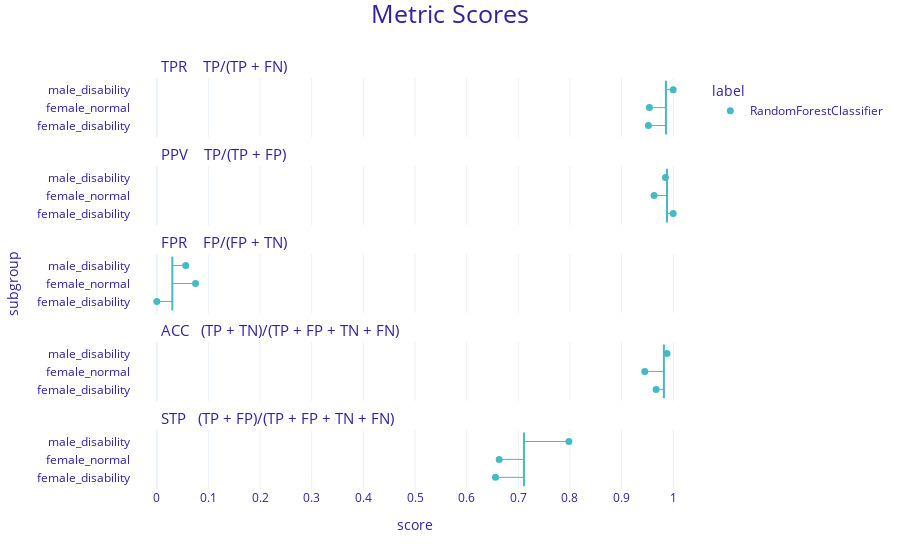

Notebook code cell kept with this figure:
### Markdown cell above
**Metric Scores plot**

### Code cell
fobject2.plot(type = 'metric_scores')

### Figure 1 — Plotly figure (JSON) as saved in the notebook; plotly's stock layout.template omitted (floating-point values rounded to 4 significant figures)
{"data": [{"customdata": [["female_disability", "RandomForestClassifier"], ["female_normal", "RandomForestClassifier"], ["male_disability", "RandomForestClassifier"]], "hovertemplate": "<b>%{customdata[1]}</b><br>Subgroup: %{customdata[0]}<br>Score: %{x}<extra></extra>", "legendgroup": "RandomForestClassifier", "marker": {"color": "#46bac2", "size": 7, "symbol": "circle"}, "mode": "markers", "name": "RandomForestClassifier", "orientation": "v", "showlegend": true, "type": "scatter", "x": [0.952, 0.954, 1], "xaxis": "x5", "y": [0.5, 1.5, 2.5], "yaxis": "y5"}, {"customdata": [["female_disability", "RandomForestClassifier"], ["female_normal", "RandomForestClassifier"], ["male_disability", "RandomForestClassifier"]], "hovertemplate": "<b>%{customdata[1]}</b><br>Subgroup: %{customdata[0]}<br>Score: %{x}<extra></extra>", "legendgroup": "RandomForestClassifier", "marker": {"color": "#46bac2", "size": 7, "symbol": "circle"}, "mode": "markers", "name": "RandomForestClassifier", "orientation": "v", "showlegend": false, "type": "scatter", "x": [1, 0.963, 0.985], "xaxis": "x4", "y": [0.5, 1.5, 2.5], "yaxis": "y4"}, {"customdata": [["female_disability", "RandomForestClassifier"], ["female_normal", "RandomForestClassifier"], ["male_disability", "RandomForestClassifier"]], "hovertemplate": "<b>%{customdata[1]}</b><br>Subgroup: %{customdata[0]}<br>Score: %{x}<extra></extra>", "legendgroup": "RandomForestClassifier", "marker": {"color": "#46bac2", "size": 7, "symbol": "circle"}, "mode": "markers", "name": "RandomForestClassifier", "orientation": "v", "showlegend": false, "type": "scatter", "x": [0, 0.075, 0.056], "xaxis": "x3", "y": [0.5, 1.5, 2.5], "yaxis": "y3"}, {"customdata": [["female_disability", "RandomForestClassifier"], ["female_normal", "RandomForestClassifier"], ["male_disability", "RandomForestClassifier"]], "hovertemplate": "<b>%{customdata[1]}</b><br>Subgroup: %{customdata[0]}<br>Score: %{x}<extra></extra>", "legendgroup": "RandomForestClassifier", "marker": {"color": "#46bac2", "size": 7, "symbol": "circle"}, "mode": "markers", "name": "RandomForestClassifier", "orientation": "v", "showlegend": false, "type": "scatter", "x": [0.967, 0.945, 0.988], "xaxis": "x2", "y": [0.5, 1.5, 2.5], "yaxis": "y2"}, {"customdata": [["female_disability", "RandomForestClassifier"], ["female_normal", "RandomForestClassifier"], ["male_disability", "RandomForestClassifier"]], "hovertemplate": "<b>%{customdata[1]}</b><br>Subgroup: %{customdata[0]}<br>Score: %{x}<extra></extra>", "legendgroup": "RandomForestClassifier", "marker": {"color": "#46bac2", "size": 7, "symbol": "circle"}, "mode": "markers", "name": "RandomForestClassifier", "orientation": "v", "showlegend": false, "type": "scatter", "x": [0.656, 0.663, 0.798], "xaxis": "x", "y": [0.5, 1.5, 2.5], "yaxis": "y"}], "layout": {"annotations": [{"font": {"size": 15}, "showarrow": false, "text": "STP   (TP + FP)/(TP + FP + TN + FN)", "x": 0.05, "xanchor": "left", "xref": "paper", "y": 0.144, "yanchor": "bottom", "yref": "paper"}, {"font": {"size": 15}, "showarrow": false, "text": "ACC   (TP + TN)/(TP + FP + TN + FN)", "x": 0.05, "xanchor": "left", "xref": "paper", "y": 0.358, "yanchor": "bottom", "yref": "paper"}, {"font": {"size": 15}, "showarrow": false, "text": "FPR    FP/(FP + TN)", "x": 0.05, "xanchor": "left", "xref": "paper", "y": 0.572, "yanchor": "bottom", "yref": "paper"}, {"font": {"size": 15}, "showarrow": false, "text": "PPV    TP/(TP + FP)", "x": 0.05, "xanchor": "left", "xref": "paper", "y": 0.786, "yanchor": "bottom", "yref": "paper"}, {"font": {"size": 15}, "showarrow": false, "text": "TPR    TP/(TP + FN)", "x": 0.05, "xanchor": "left", "xref": "paper", "y": 1, "yanchor": "bottom", "yref": "paper"}], "font": {"color": "#371ea3"}, "legend": {"title": {"text": "label"}, "tracegroupgap": 0}, "margin": {"b": 71, "r": 30, "t": 78}, "shapes": [{"line": {"color": "#46bac2", "width": 1}, "type": "line", "x0": 0.952, "x1": 0.986, "xref": "x", "y0": 0.5, "y1": 0.5, "yref": "y5"}, {"line": {"color": "#46bac2", "width": 1}, "type": "line", "x0": 0.954, "x1": 0.986, "xref": "x", "y0": 1.5, "y1": 1.5, "yref": "y5"}, {"line": {"color": "#46bac2", "width": 1}, "type": "line", "x0": 1, "x1": 0.986, "xref": "x", "y0": 2.5, "y1": 2.5, "yref": "y5"}, {"line": {"color": "#46bac2", "width": 2}, "type": "line", "x0": 0.986, "x1": 0.986, "xref": "x", "y0": 0, "y1": 3, "yref": "y5"}, {"line": {"color": "#46bac2", "width": 1}, "type": "line", "x0": 1, "x1": 0.988, "xref": "x", "y0": 0.5, "y1": 0.5, "yref": "y4"}, {"line": {"color": "#46bac2", "width": 1}, "type": "line", "x0": 0.963, "x1": 0.988, "xref": "x", "y0": 1.5, "y1": 1.5, "yref": "y4"}, {"line": {"color": "#46bac2", "width": 1}, "type": "line", "x0": 0.985, "x1": 0.988, "xref": "x", "y0": 2.5, "y1": 2.5, "yref": "y4"}, {"line": {"color": "#46bac2", "width": 2}, "type": "line", "x0": 0.988, "x1": 0.988, "xref": "x", "y0": 0, "y1": 3, "yref": "y4"}, {"line": {"color": "#46bac2", "width": 1}, "type": "line", "x0": 0, "x1": 0.03, "xref": "x", "y0": 0.5, "y1": 0.5, "yref": "y3"}, {"line": {"color": "#46bac2", "width": 1}, "type": "line", "x0": 0.075, "x1": 0.03, "xref": "x", "y0": 1.5, "y1": 1.5, "yref": "y3"}, {"line": {"color": "#46bac2", "width": 1}, "type": "line", "x0": 0.056, "x1": 0.03, "xref": "x", "y0": 2.5, "y1": 2.5, "yref": "y3"}, {"line": {"color": "#46bac2", "width": 2}, "type": "line", "x0": 0.03, "x1": 0.03, "xref": "x", "y0": 0, "y1": 3, "yref": "y3"}, {"line": {"color": "#46bac2", "width": 1}, "type": "line", "x0": 0.967, "x1": 0.982, "xref": "x", "y0": 0.5, "y1": 0.5, "yref": "y2"}, {"line": {"color": "#46bac2", "width": 1}, "type": "line", "x0": 0.945, "x1": 0.982, "xref": "x", "y0": 1.5, "y1": 1.5, "yref": "y2"}, {"line": {"color": "#46bac2", "width": 1}, "type": "line", "x0": 0.988, "x1": 0.982, "xref": "x", "y0": 2.5, "y1": 2.5, "yref": "y2"}, {"line": {"color": "#46bac2", "width": 2}, "type": "line", "x0": 0.982, "x1": 0.982, "xref": "x", "y0": 0, "y1": 3, "yref": "y2"}, {"line": {"color": "#46bac2", "width": 1}, "type": "line", "x0": 0.656, "x1": 0.711, "xref": "x", "y0": 0.5, "y1": 0.5, "yref": "y"}, {"line": {"color": "#46bac2", "width": 1}, "type": "line", "x0": 0.663, "x1": 0.711, "xref": "x", "y0": 1.5, "y1": 1.5, "yref": "y"}, {"line": {"color": "#46bac2", "width": 1}, "type": "line", "x0": 0.798, "x1": 0.711, "xref": "x", "y0": 2.5, "y1": 2.5, "yref": "y"}, {"line": {"color": "#46bac2", "width": 2}, "type": "line", "x0": 0.711, "x1": 0.711, "xref": "x", "y0": 0, "y1": 3, "yref": "y"}], "title": {"font": {"size": 25}, "text": "Metric Scores", "x": 0.5, "y": 0.99}, "xaxis": {"anchor": "y", "domain": [0, 1], "range": [-0.05, 1.05], "tickvals": [0, 0.1, 0.2, 0.3, 0.4, 0.5, 0.6, 0.7, 0.8, 0.9, 1], "title": {"text": "score"}}, "xaxis2": {"anchor": "y2", "domain": [0, 1], "matches": "x", "range": [-0.05, 1.05], "showticklabels": false, "tickvals": [0, 0.1, 0.2, 0.3, 0.4, 0.5, 0.6, 0.7, 0.8, 0.9, 1]}, "xaxis3": {"anchor": "y3", "domain": [0, 1], "matches": "x", "range": [-0.05, 1.05], "showticklabels": false, "tickvals": [0, 0.1, 0.2, 0.3, 0.4, 0.5, 0.6, 0.7, 0.8, 0.9, 1]}, "xaxis4": {"anchor": "y4", "domain": [0, 1], "matches": "x", "range": [-0.05, 1.05], "showticklabels": false, "tickvals": [0, 0.1, 0.2, 0.3, 0.4, 0.5, 0.6, 0.7, 0.8, 0.9, 1]}, "xaxis5": {"anchor": "y5", "domain": [0, 1], "matches": "x", "range": [-0.05, 1.05], "showticklabels": false, "tickvals": [0, 0.1, 0.2, 0.3, 0.4, 0.5, 0.6, 0.7, 0.8, 0.9, 1]}, "yaxis": {"anchor": "x", "domain": [0, 0.144], "range": [-0.15, 3.15], "showgrid": false, "ticktext": ["female_disability", "female_normal", "male_disability"], "tickvals": [0.5, 1.5, 2.5], "title": {"text": ""}, "zeroline": false}, "yaxis2": {"anchor": "x2", "domain": [0.214, 0.358], "matches": "y", "range": [-0.15, 3.15], "showgrid": false, "ticktext": ["female_disability", "female_normal", "male_disability"], "tickvals": [0.5, 1.5, 2.5], "title": {"text": ""}, "zeroline": false}, "yaxis3": {"anchor": "x3", "domain": [0.428, 0.572], "matches": "y", "range": [-0.15, 3.15], "showgrid": false, "ticktext": ["female_disability", "female_normal", "male_disability"], "tickvals": [0.5, 1.5, 2.5], "title": {"text": "subgroup"}, "zeroline": false}, "yaxis4": {"anchor": "x4", "domain": [0.642, 0.786], "matches": "y", "range": [-0.15, 3.15], "showgrid": false, "ticktext": ["female_disability", "female_normal", "male_disability"], "tickvals": [0.5, 1.5, 2.5], "title": {"text": ""}, "zeroline": false}, "yaxis5": {"anchor": "x5", "domain": [0.856, 1], "matches": "y", "range": [-0.15, 3.15], "showgrid": false, "ticktext": ["female_disability", "female_normal", "male_disability"], "tickvals": [0.5, 1.5, 2.5], "title": {"text": ""}, "zeroline": false}}}
